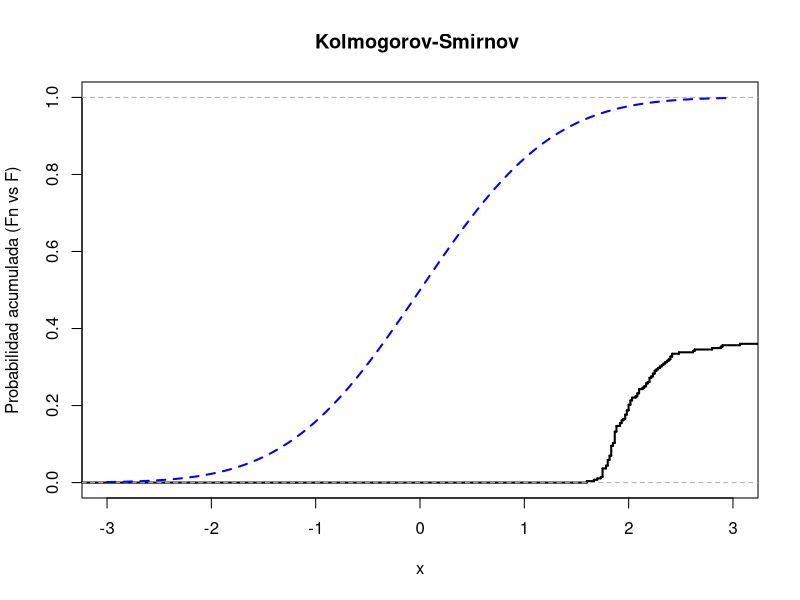

Recreate this plot in R. (Note: this script raises an error after producing the figure.)
## ---- chunk 1
library(tidyverse)
library(goftest)
library(nortest)
## ---- chunk 2
n <- 50      
data <- rnorm(n, mean = 0, sd = 1) 
## ---- chunk 3
data_sorted <- sort(data)
## ---- chunk 4
theo_cdf <- function(x) { pnorm(x, mean = 0, sd = 1) }
## ---- chunk 5
emp_cdf <- ecdf(faithful$eruptions)
## ---- chunk 6
ks_D <- numeric(n)
for (i in 1:n) {

d1 <- abs((i / n) - theo_cdf(data_sorted[i]))
d2 <- abs(((i - 1) / n) - theo_cdf(data_sorted[i]))
  
  ks_D[i] <- max(d1, d2)
}
## ---- chunk 7
estadistica_D <- max(ks_D)
## ---- chunk 8
plot(emp_cdf, main = "Kolmogorov-Smirnov ", 
     xlab = "x", ylab = "Probabilidad acumulada (Fn vs F)",
     xlim = c(-3, 3), verticals = TRUE, do.points = FALSE, lwd = 2)
## ---- chunk 9
curve(theo_cdf, from = -3, to = 3, add = TRUE, col = "blue", lwd = 2, lty = 2)
segments(x0 = x_at_max, y0 = y_theo, 
         x1 = x_at_max, y1 = y_emp_plot, 
         col = "red", lwd = 3)

## ---- chunk 10
ks.test(data, "pois", mean=0, sd=1)
## ---- chunk 11
data(faithful)
datos<-faithful
## ---- chunk 12
ecdf_1=ecdf(datos$waiting)
ecdf_1
## ---- chunk 13
ggplot(datos, aes(waiting)) + stat_ecdf(geom = "step")
## ---- chunk 14
ecdf_2=ecdf(datos$eruptions)
ecdf_2
## ---- chunk 15
ggplot(datos, aes(eruptions)) + stat_ecdf(geom = "step")
## ---- chunk 16
ks.test(datos$eruptions, datos$waiting  , alternative = "two.sided")
## ---- chunk 17
ggplot(datos, aes(x=waiting )) + geom_density(color="blue", fill="cyan")
## ---- chunk 18
simu<- rnorm(15, 1,4)
simu
## ---- chunk 19
ks.test(simu, "pnorm")
## ---- chunk 20
cvm.test(simu)
## ---- chunk 21
ad.test(simu)
